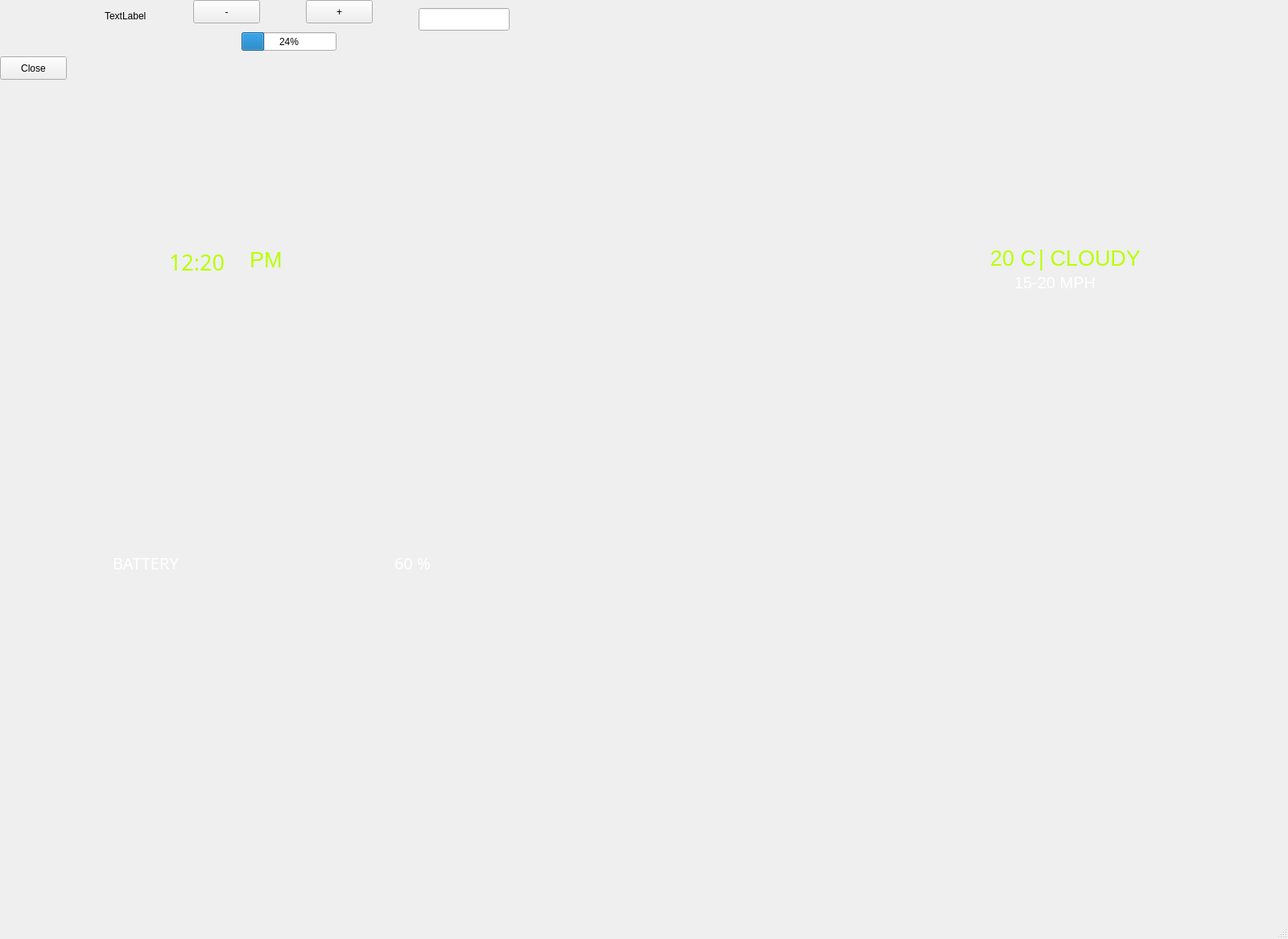
<?xml version="1.0" encoding="UTF-8"?>
<ui version="4.0">
 <class>MainWindow</class>
 <widget class="QMainWindow" name="MainWindow">
  <property name="geometry">
   <rect>
    <x>0</x>
    <y>0</y>
    <width>1600</width>
    <height>1166</height>
   </rect>
  </property>
  <property name="windowTitle">
   <string>MainWindow</string>
  </property>
  <property name="styleSheet">
   <string notr="true"/>
  </property>
  <widget class="QWidget" name="centralwidget">
   <widget class="QPushButton" name="closeQPushButton">
    <property name="geometry">
     <rect>
      <x>0</x>
      <y>70</y>
      <width>83</width>
      <height>29</height>
     </rect>
    </property>
    <property name="text">
     <string>Close</string>
    </property>
   </widget>
   <widget class="QPushButton" name="lessQpushButton">
    <property name="geometry">
     <rect>
      <x>240</x>
      <y>0</y>
      <width>83</width>
      <height>29</height>
     </rect>
    </property>
    <property name="text">
     <string>-</string>
    </property>
   </widget>
   <widget class="QPushButton" name="addQpushButton">
    <property name="geometry">
     <rect>
      <x>380</x>
      <y>0</y>
      <width>83</width>
      <height>29</height>
     </rect>
    </property>
    <property name="text">
     <string>+</string>
    </property>
   </widget>
   <widget class="QProgressBar" name="vitesseQprogressBar">
    <property name="geometry">
     <rect>
      <x>300</x>
      <y>40</y>
      <width>118</width>
      <height>23</height>
     </rect>
    </property>
    <property name="value">
     <number>24</number>
    </property>
   </widget>
   <widget class="QLineEdit" name="compteurQlineEdit">
    <property name="geometry">
     <rect>
      <x>520</x>
      <y>10</y>
      <width>113</width>
      <height>28</height>
     </rect>
    </property>
    <property name="text">
     <string/>
    </property>
    <property name="readOnly">
     <bool>true</bool>
    </property>
   </widget>
   <widget class="QLabel" name="NeedleQlabel">
    <property name="geometry">
     <rect>
      <x>130</x>
      <y>10</y>
      <width>63</width>
      <height>20</height>
     </rect>
    </property>
    <property name="text">
     <string>TextLabel</string>
    </property>
   </widget>
   <widget class="QLabel" name="QlabelBackGround">
    <property name="geometry">
     <rect>
      <x>-10</x>
      <y>0</y>
      <width>1611</width>
      <height>1151</height>
     </rect>
    </property>
    <property name="text">
     <string/>
    </property>
    <property name="pixmap">
     <pixmap resource="recources.qrc">:/DashBordSpeed/rsc/background.png</pixmap>
    </property>
   </widget>
   <widget class="QLabel" name="hourCompteurQLabel">
    <property name="geometry">
     <rect>
      <x>210</x>
      <y>300</y>
      <width>101</width>
      <height>51</height>
     </rect>
    </property>
    <property name="font">
     <font>
      <family>Zero Hour</family>
      <pointsize>20</pointsize>
      <bold>false</bold>
     </font>
    </property>
    <property name="styleSheet">
     <string notr="true">color : #B8FF01</string>
    </property>
    <property name="text">
     <string>12:20</string>
    </property>
   </widget>
   <widget class="QLabel" name="timeSystemQlabel">
    <property name="geometry">
     <rect>
      <x>310</x>
      <y>302</y>
      <width>41</width>
      <height>41</height>
     </rect>
    </property>
    <property name="font">
     <font>
      <pointsize>20</pointsize>
      <bold>false</bold>
     </font>
    </property>
    <property name="styleSheet">
     <string notr="true">color : #B8FF01</string>
    </property>
    <property name="text">
     <string>PM</string>
    </property>
   </widget>
   <widget class="QLabel" name="wethearReportQlabel">
    <property name="geometry">
     <rect>
      <x>1290</x>
      <y>300</y>
      <width>141</width>
      <height>41</height>
     </rect>
    </property>
    <property name="font">
     <font>
      <pointsize>20</pointsize>
      <bold>false</bold>
     </font>
    </property>
    <property name="styleSheet">
     <string notr="true">color : #B8FF01</string>
    </property>
    <property name="text">
     <string>| CLOUDY</string>
    </property>
   </widget>
   <widget class="QLabel" name="degresQlabel">
    <property name="geometry">
     <rect>
      <x>1230</x>
      <y>300</y>
      <width>81</width>
      <height>41</height>
     </rect>
    </property>
    <property name="font">
     <font>
      <pointsize>20</pointsize>
      <bold>false</bold>
     </font>
    </property>
    <property name="styleSheet">
     <string notr="true">color : #B8FF01</string>
    </property>
    <property name="text">
     <string>20 C</string>
    </property>
   </widget>
   <widget class="QLabel" name="windImageQlabel">
    <property name="geometry">
     <rect>
      <x>1230</x>
      <y>330</y>
      <width>41</width>
      <height>41</height>
     </rect>
    </property>
    <property name="font">
     <font>
      <pointsize>20</pointsize>
      <bold>false</bold>
     </font>
    </property>
    <property name="styleSheet">
     <string notr="true">color : #B8FF01</string>
    </property>
    <property name="text">
     <string/>
    </property>
    <property name="pixmap">
     <pixmap resource="recources.qrc">:/DashBordSpeed/rsc/wind.png</pixmap>
    </property>
   </widget>
   <widget class="QLabel" name="windCounterQlabel">
    <property name="geometry">
     <rect>
      <x>1260</x>
      <y>330</y>
      <width>111</width>
      <height>41</height>
     </rect>
    </property>
    <property name="font">
     <font>
      <pointsize>15</pointsize>
      <bold>false</bold>
     </font>
    </property>
    <property name="styleSheet">
     <string notr="true">color : white</string>
    </property>
    <property name="text">
     <string>15-20 MPH </string>
    </property>
   </widget>
   <widget class="QLabel" name="batteryLabel">
    <property name="geometry">
     <rect>
      <x>140</x>
      <y>678</y>
      <width>141</width>
      <height>41</height>
     </rect>
    </property>
    <property name="font">
     <font>
      <family>Zero Hour</family>
      <pointsize>15</pointsize>
     </font>
    </property>
    <property name="styleSheet">
     <string notr="true">color : white</string>
    </property>
    <property name="text">
     <string>BATTERY</string>
    </property>
   </widget>
   <widget class="QLabel" name="batteryStatusLabel">
    <property name="geometry">
     <rect>
      <x>490</x>
      <y>678</y>
      <width>71</width>
      <height>41</height>
     </rect>
    </property>
    <property name="font">
     <font>
      <family>Zero Hour</family>
      <pointsize>15</pointsize>
     </font>
    </property>
    <property name="styleSheet">
     <string notr="true">color : white</string>
    </property>
    <property name="text">
     <string>60 %</string>
    </property>
   </widget>
   <widget class="QLabel" name="labebatteryCapacityQlabel1">
    <property name="geometry">
     <rect>
      <x>290</x>
      <y>690</y>
      <width>49</width>
      <height>16</height>
     </rect>
    </property>
    <property name="text">
     <string/>
    </property>
    <property name="pixmap">
     <pixmap resource="recources.qrc">:/DashBordSpeed/rsc/fullBattery.png</pixmap>
    </property>
   </widget>
   <widget class="QLabel" name="labebatteryCapacityQlabel3">
    <property name="geometry">
     <rect>
      <x>390</x>
      <y>690</y>
      <width>49</width>
      <height>16</height>
     </rect>
    </property>
    <property name="text">
     <string/>
    </property>
    <property name="pixmap">
     <pixmap resource="recources.qrc">:/DashBordSpeed/rsc/fullBattery.png</pixmap>
    </property>
   </widget>
   <widget class="QLabel" name="labebatteryCapacityQlabel4">
    <property name="geometry">
     <rect>
      <x>440</x>
      <y>690</y>
      <width>49</width>
      <height>16</height>
     </rect>
    </property>
    <property name="text">
     <string/>
    </property>
    <property name="pixmap">
     <pixmap resource="recources.qrc">:/DashBordSpeed/rsc/EmptyBattery.png</pixmap>
    </property>
   </widget>
   <widget class="QLabel" name="labebatteryCapacityQlabel2">
    <property name="geometry">
     <rect>
      <x>340</x>
      <y>690</y>
      <width>49</width>
      <height>16</height>
     </rect>
    </property>
    <property name="text">
     <string/>
    </property>
    <property name="pixmap">
     <pixmap resource="recources.qrc">:/DashBordSpeed/rsc/fullBattery.png</pixmap>
    </property>
   </widget>
   <widget class="QLabel" name="speedMeterQlabel">
    <property name="geometry">
     <rect>
      <x>1040</x>
      <y>410</y>
      <width>371</width>
      <height>201</height>
     </rect>
    </property>
    <property name="text">
     <string/>
    </property>
    <property name="pixmap">
     <pixmap resource="recources.qrc">:/DashBordSpeed/rsc/SpeedometerBackground2.png</pixmap>
    </property>
   </widget>
   <widget class="QPushButton" name="homeQpushButton">
    <property name="geometry">
     <rect>
      <x>590</x>
      <y>320</y>
      <width>51</width>
      <height>51</height>
     </rect>
    </property>
    <property name="styleSheet">
     <string notr="true">background: transparent;
border: transparent;</string>
    </property>
    <property name="text">
     <string/>
    </property>
    <property name="icon">
     <iconset resource="recources.qrc">
      <normaloff>:/DashBordSpeed/rsc/home.png</normaloff>:/DashBordSpeed/rsc/home.png</iconset>
    </property>
    <property name="iconSize">
     <size>
      <width>61</width>
      <height>51</height>
     </size>
    </property>
   </widget>
   <widget class="QPushButton" name="menuQpushButton">
    <property name="geometry">
     <rect>
      <x>690</x>
      <y>330</y>
      <width>31</width>
      <height>31</height>
     </rect>
    </property>
    <property name="styleSheet">
     <string notr="true">background: transparent;
border: transparent;</string>
    </property>
    <property name="text">
     <string/>
    </property>
    <property name="icon">
     <iconset resource="recources.qrc">
      <normaloff>:/DashBordSpeed/rsc/cross.png</normaloff>:/DashBordSpeed/rsc/cross.png</iconset>
    </property>
    <property name="iconSize">
     <size>
      <width>21</width>
      <height>31</height>
     </size>
    </property>
   </widget>
   <widget class="QPushButton" name="musicQpushButton">
    <property name="geometry">
     <rect>
      <x>780</x>
      <y>330</y>
      <width>31</width>
      <height>31</height>
     </rect>
    </property>
    <property name="styleSheet">
     <string notr="true">background: transparent;
border: transparent;</string>
    </property>
    <property name="text">
     <string/>
    </property>
    <property name="icon">
     <iconset resource="recources.qrc">
      <normaloff>:/DashBordSpeed/rsc/music.png</normaloff>:/DashBordSpeed/rsc/music.png</iconset>
    </property>
    <property name="iconSize">
     <size>
      <width>31</width>
      <height>31</height>
     </size>
    </property>
   </widget>
   <widget class="QPushButton" name="phoneQpushButton">
    <property name="geometry">
     <rect>
      <x>870</x>
      <y>320</y>
      <width>41</width>
      <height>41</height>
     </rect>
    </property>
    <property name="styleSheet">
     <string notr="true">background: transparent;
border: transparent;</string>
    </property>
    <property name="text">
     <string/>
    </property>
    <property name="icon">
     <iconset resource="recources.qrc">
      <normaloff>:/DashBordSpeed/rsc/phone.png</normaloff>:/DashBordSpeed/rsc/phone.png</iconset>
    </property>
    <property name="iconSize">
     <size>
      <width>31</width>
      <height>41</height>
     </size>
    </property>
   </widget>
   <widget class="QPushButton" name="settingQpushButton">
    <property name="geometry">
     <rect>
      <x>950</x>
      <y>320</y>
      <width>41</width>
      <height>41</height>
     </rect>
    </property>
    <property name="styleSheet">
     <string notr="true">background: transparent;
border: transparent;</string>
    </property>
    <property name="text">
     <string/>
    </property>
    <property name="icon">
     <iconset resource="recources.qrc">
      <normaloff>:/DashBordSpeed/rsc/setting.png</normaloff>:/DashBordSpeed/rsc/setting.png</iconset>
    </property>
    <property name="iconSize">
     <size>
      <width>41</width>
      <height>41</height>
     </size>
    </property>
   </widget>
   <zorder>QlabelBackGround</zorder>
   <zorder>addQpushButton</zorder>
   <zorder>compteurQlineEdit</zorder>
   <zorder>vitesseQprogressBar</zorder>
   <zorder>closeQPushButton</zorder>
   <zorder>NeedleQlabel</zorder>
   <zorder>lessQpushButton</zorder>
   <zorder>hourCompteurQLabel</zorder>
   <zorder>timeSystemQlabel</zorder>
   <zorder>wethearReportQlabel</zorder>
   <zorder>degresQlabel</zorder>
   <zorder>windImageQlabel</zorder>
   <zorder>windCounterQlabel</zorder>
   <zorder>batteryLabel</zorder>
   <zorder>batteryStatusLabel</zorder>
   <zorder>labebatteryCapacityQlabel1</zorder>
   <zorder>labebatteryCapacityQlabel3</zorder>
   <zorder>labebatteryCapacityQlabel4</zorder>
   <zorder>labebatteryCapacityQlabel2</zorder>
   <zorder>speedMeterQlabel</zorder>
   <zorder>homeQpushButton</zorder>
   <zorder>menuQpushButton</zorder>
   <zorder>musicQpushButton</zorder>
   <zorder>phoneQpushButton</zorder>
   <zorder>settingQpushButton</zorder>
  </widget>
  <widget class="QMenuBar" name="menubar">
   <property name="geometry">
    <rect>
     <x>0</x>
     <y>0</y>
     <width>1600</width>
     <height>21</height>
    </rect>
   </property>
  </widget>
  <widget class="QStatusBar" name="statusbar"/>
 </widget>
 <resources>
  <include location="recources.qrc"/>
 </resources>
 <connections/>
</ui>
